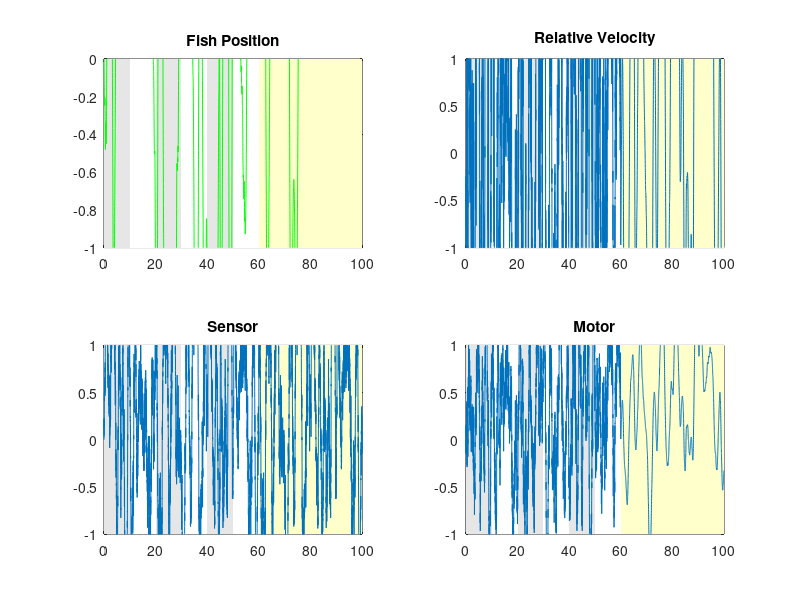

Reproduce this figure in MATLAB.
%Brain_Open_01.m
%Project Title: An agent based model of motor adaption in larval zebrafish
%Description: Open loop CTRNN model showing motor adaption of 
%Francis Poole
%20.7.14

clf;
clc;
clear;

%Init
dt = 0.01; %Time step
T = 100; %Amount of time
time = 0:dt:T; %Time array
tau_b = 1; %Time scale
replay = 40; %Amount of replay time

M(1) = 0; %Motor node start
S(1) = 0; %Sensor node start

w_M = 0; %Motor weight
w_S = 0; %Sensor weight
w_MS = 1; %Motor <- Sensor weight
w_SM = 1; %Sensor <- Motor weight

flow_V = -1; %Flow velocity of water
swim_V(1) = 0; %Swim velocity of fish. Start at rest

fish_X(1) = 0; %Starting fish x position

%Gain parameter
%K(1:T/dt + 1) = 1;
%    OR
K(1:(T+1)/dt) = 5;
K(11/dt:20/dt) = 3;
K(31/dt:40/dt) = 3;
K(51/dt:60/dt) = 3;

for t = 1:(T-replay)/dt
    M(t+1) = M(t) + 1/tau_b * dt * (-M(t) + w_M * M(t) + w_MS * S(t) + randn / sqrt(dt)); %Update motor node
    S(t+1) = S(t) + 1/tau_b * dt * (-S(t) + w_S * S(t) + w_SM * M(t) - (swim_V(t) + flow_V) + randn / sqrt(dt)); %Update sensor node
    swim_V(t+1) = K(t+1) * M(t+1); %Update swim velocity
    fish_X(t+1) = fish_X(t) + dt * (swim_V(t) + flow_V); %Update fish position
end
swim_V(t+1) = K(t) * M(t); %Update final swim velocity

for t = 60/dt:length(time) - 1
    M(t+1) = M(t) + 1/tau_b * dt * (-M(t) + w_M * M(t) + w_MS * S(t) + randn * sqrt(dt)); %Update motor node
    S(t+1) = S(t-replay/dt); %Update sensor node
    swim_V(t+1) = K(t+1) * M(t+1); %Update swim velocity
    fish_X(t+1) = fish_X(t) + dt * (swim_V(t) + flow_V); %Update fish position
    
end


%Plot 1
%Fish Movement Animation
% for t = 1:10:length(time) - 1
%     plot(time(1:t),fish_X(1:t),'g');
%     hold on
%     plot(time(t),fish_X(t),'gO');
%     hold off
%     xlim([0,T]);
%     ylim([min(fish_X),0]);
%     pause(0.01);
% end

%Plot 2
%Fish Position
subplot(2,2,1)
area([0,10],[2,2],-2,'FaceColor',[0.9,0.9,0.9],'LineStyle','none')
hold on;
area([10,20],[1.5,1.5],-1.5,'FaceColor','w','LineStyle','none')
area([20,30],[1.5,1.5],-1.5,'FaceColor',[0.9,0.9,0.9],'LineStyle','none')
area([30,40],[1.5,1.5],-1.5,'FaceColor','w','LineStyle','none')
area([40,50],[1.5,1.5],-1.5,'FaceColor',[0.9,0.9,0.9],'LineStyle','none')
area([50,60],[1.5,1.5],-1.5,'FaceColor','w','LineStyle','none')
area([60,T],[1.5,1.5],-1.5,'FaceColor',[1,1,0.8],'LineStyle','none')
plot(time,fish_X,'g');
axis([0,T,-1,0])
hold off;

title('Fish Position');

%Relative Velocity
subplot(2,2,2)
area([0,10],[2,2],-2,'FaceColor',[0.9,0.9,0.9],'LineStyle','none')
hold on;
area([10,20],[1,1],-1,'FaceColor','w','LineStyle','none')
area([20,30],[1,1],-1,'FaceColor',[0.9,0.9,0.9],'LineStyle','none')
area([30,40],[1,1],-1,'FaceColor','w','LineStyle','none')
area([40,50],[1,1],-1,'FaceColor',[0.9,0.9,0.9],'LineStyle','none')
area([50,60],[1,1],-1,'FaceColor','w','LineStyle','none')
area([60,T],[1.5,1.5],-1.5,'FaceColor',[1,1,0.8],'LineStyle','none')
plot(time,flow_V+swim_V);
hold off
ylim([-1,1]);
xlim([0,T]);
title('Relative Velocity');

%Sensor
subplot(2,2,3)
area([0,10],[2,2],-2,'FaceColor',[0.9,0.9,0.9],'LineStyle','none')
hold on;
area([10,20],[1,1],-1,'FaceColor','w','LineStyle','none')
area([20,30],[1,1],-1,'FaceColor',[0.9,0.9,0.9],'LineStyle','none')
area([30,40],[1,1],-1,'FaceColor','w','LineStyle','none')
area([40,50],[1,1],-1,'FaceColor',[0.9,0.9,0.9],'LineStyle','none')
area([50,60],[1,1],-1,'FaceColor','w','LineStyle','none')
area([60,T],[1.5,1.5],-1.5,'FaceColor',[1,1,0.8],'LineStyle','none')
plot(time, S)
hold off;
ylim([-1,1]);
xlim([0,T]);
title('Sensor');

%Motor
subplot(2,2,4);
area([0,10],[2,2],-2,'FaceColor',[0.9,0.9,0.9],'LineStyle','none')
hold on;
area([10,20],[1,1],-1,'FaceColor','w','LineStyle','none')
area([20,30],[1,1],-1,'FaceColor',[0.9,0.9,0.9],'LineStyle','none')
area([30,40],[1,1],-1,'FaceColor','w','LineStyle','none')
area([40,50],[1,1],-1,'FaceColor',[0.9,0.9,0.9],'LineStyle','none')
area([50,60],[1,1],-1,'FaceColor','w','LineStyle','none')
area([60,T],[1.5,1.5],-1.5,'FaceColor',[1,1,0.8],'LineStyle','none')
plot(time, M);
hold off;
ylim([-1,1]);
xlim([0,T]);
title('Motor');